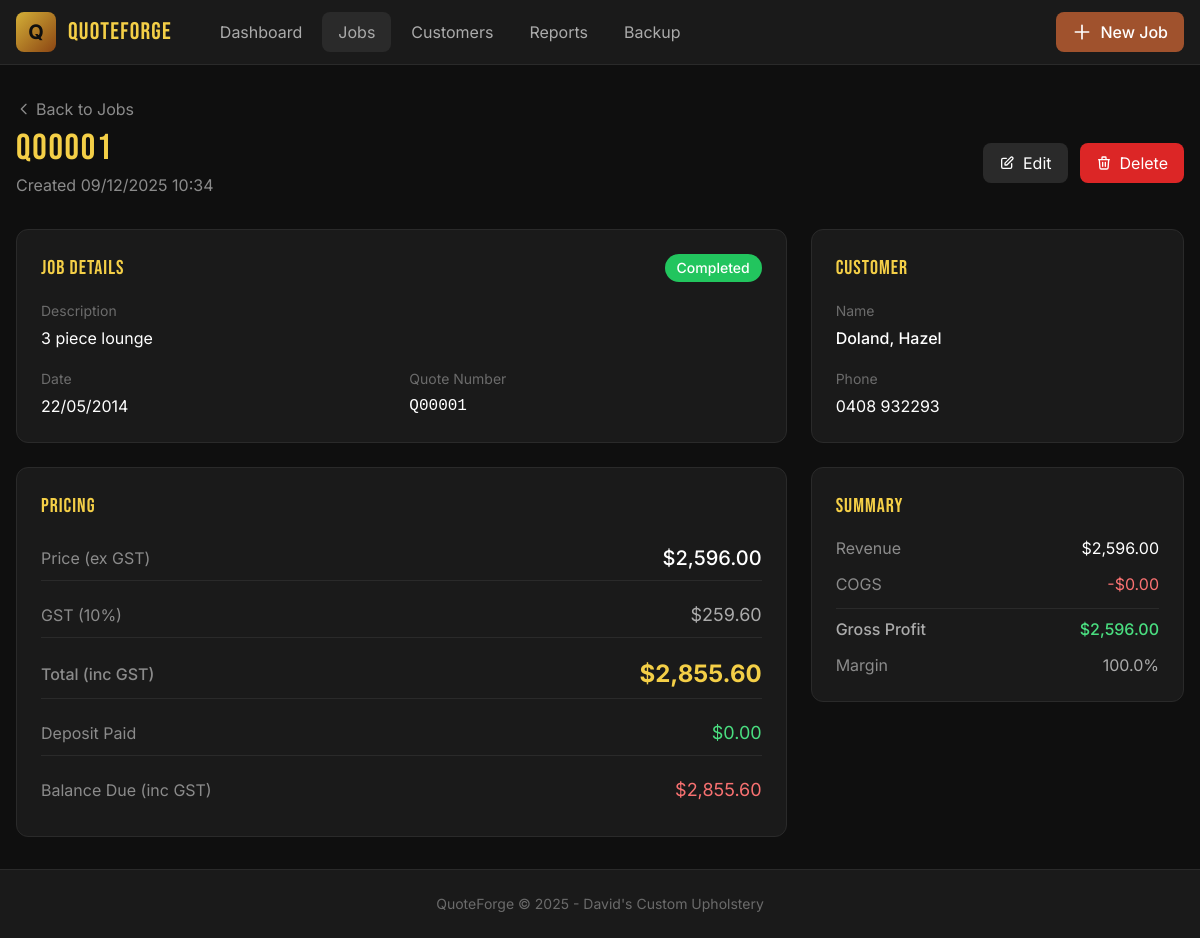
Screenshot of /jobs/1 (signed in) with the database file from the repository.
### app.py (models this page shows)
class Job(db.Model):
    id = db.Column(db.Integer, primary_key=True)
    customer_id = db.Column(db.Integer, db.ForeignKey('customer.id'), nullable=False)
    quote_number = db.Column(db.String(50), unique=True)
    description = db.Column(db.Text)
    price = db.Column(db.Float, default=0)  # Price ex GST
    deposit = db.Column(db.Float, default=0)
    status = db.Column(db.String(50), default='quoted')
    notes = db.Column(db.Text)
    date = db.Column(db.Date, default=lambda: date.today())
    created_at = db.Column(db.DateTime, default=datetime.utcnow)
    materials = db.relationship('Material', backref='job', lazy=True, cascade='all, delete-orphan')
    @property
    def gst(self):
        return (self.price or 0) * GST_RATE
    @property
    def price_inc_gst(self):
        return (self.price or 0) * (1 + GST_RATE)
    @property
    def total_cogs(self):
        return sum(m.cost or 0 for m in self.materials)
    @property
    def gross_profit(self):
        return (self.price or 0) - self.total_cogs

class Customer(db.Model):
    id = db.Column(db.Integer, primary_key=True)
    name = db.Column(db.String(200), nullable=False)
    phone = db.Column(db.String(50))
    email = db.Column(db.String(200))
    address = db.Column(db.Text)
    jobs = db.relationship('Job', backref='customer', lazy=True)
    created_at = db.Column(db.DateTime, default=datetime.utcnow)

### app.py (the view)
@app.route('/jobs/<int:job_id>')
@login_required
def job_detail(job_id):
    job = Job.query.get_or_404(job_id)
    return render_template('job_detail.html', job=job)

### app.py (called while the page is built)
def login_required(f):
    @wraps(f)
    def decorated_function(*args, **kwargs):
        if not session.get('logged_in'):
            return redirect(url_for('login', next=request.url))
        return f(*args, **kwargs)
    return decorated_function

def get_financial_year(d):
    if d.month >= 7:
        return d.year
    return d.year - 1

@app.template_filter('currency')
def currency_filter(value):
    try:
        return f"${float(value):,.2f}"
    except:
        return "$0.00"

@app.template_filter('ausdate')
def ausdate_filter(value):
    if value:
        if isinstance(value, str):
            try:
                value = datetime.strptime(value, '%Y-%m-%d').date()
            except:
                return value
        return value.strftime('%d/%m/%Y')
    return ''

@app.template_filter('datetime')
def datetime_filter(value):
    if value:
        return value.strftime('%d/%m/%Y %H:%M')
    return ''

@app.context_processor
def utility_processor():
    return {
        'STATUS_LABELS': STATUS_LABELS,
        'STATUS_COLORS': STATUS_COLORS,
        'GST_RATE': GST_RATE,
        'today': date.today(),
        'current_fy': get_financial_year(date.today())
    }

@app.after_request
def set_security_headers(response):
    response.headers['X-Content-Type-Options'] = 'nosniff'
    response.headers['X-Frame-Options'] = 'DENY'
    response.headers['X-XSS-Protection'] = '1; mode=block'
    response.headers['Strict-Transport-Security'] = 'max-age=31536000; includeSubDomains'
    response.headers.pop('Server', None)
    return response

### templates/job_detail.html (shortened to what this page needs)
{% extends 'base.html' %}
{% block content %}
<div class="mb-8">
    <a href="{{ url_for('jobs') }}" class="text-workshop-400 hover:text-white transition mb-2 inline-flex items-center">
        <svg class="w-4 h-4 mr-1" fill="none" stroke="currentColor" viewBox="0 0 24 24"><path stroke-linecap="round" stroke-linejoin="round" stroke-width="2" d="M15 19l-7-7 7-7"></path></svg>
        Back to Jobs
    </a>
    <div class="flex items-center justify-between">
        <div>
            <h1 class="font-display text-4xl tracking-wider text-brass-400">{{ job.quote_number }}</h1>
            <p class="text-workshop-400 mt-1">Created {{ job.created_at|datetime }}</p>
        </div>
        <div class="flex items-center space-x-3">
            <a href="{{ url_for('job_edit', job_id=job.id) }}" class="px-4 py-2 bg-workshop-700 hover:bg-workshop-600 rounded-lg transition flex items-center space-x-2">
                <svg class="w-4 h-4" fill="none" stroke="currentColor" viewBox="0 0 24 24"><path stroke-linecap="round" stroke-linejoin="round" stroke-width="2" d="M11 5H6a2 2 0 00-2 2v11a2 2 0 002 2h11a2 2 0 002-2v-5m-1.414-9.414a2 2 0 112.828 2.828L11.828 15H9v-2.828l8.586-8.586z"></path></svg>
                <span>Edit</span>
            </a>
            <form action="{{ url_for('job_delete', job_id=job.id) }}" method="POST" onsubmit="return confirm('Delete this job?');">
                <button type="submit" class="px-4 py-2 bg-red-600 hover:bg-red-500 rounded-lg transition flex items-center space-x-2">
                    <svg class="w-4 h-4" fill="none" stroke="currentColor" viewBox="0 0 24 24"><path stroke-linecap="round" stroke-linejoin="round" stroke-width="2" d="M19 7l-.867 12.142A2 2 0 0116.138 21H7.862a2 2 0 01-1.995-1.858L5 7m5 4v6m4-6v6m1-10V4a1 1 0 00-1-1h-4a1 1 0 00-1 1v3M4 7h16"></path></svg>
                    <span>Delete</span>
                </button>
            </form>
        </div>
    </div>
</div>
<div class="grid grid-cols-1 lg:grid-cols-3 gap-6">
    <div class="lg:col-span-2 space-y-6">
        <div class="bg-workshop-800 rounded-xl p-6 border border-workshop-700">
            <div class="flex items-center justify-between mb-4">
                <h2 class="font-display text-xl tracking-wider text-brass-400">JOB DETAILS</h2>
                <span class="px-3 py-1 rounded-full text-sm font-medium {{ STATUS_COLORS[job.status] }} text-white">{{ STATUS_LABELS[job.status] }}</span>
            </div>
            <div class="space-y-4">
                <div>
                    <label class="text-workshop-500 text-sm">Description</label>
                    <p class="text-white mt-1">{{ job.description or 'No description' }}</p>
                </div>
                <div class="grid grid-cols-2 gap-4">
                    <div>
                        <label class="text-workshop-500 text-sm">Date</label>
                        <p class="text-white mt-1">{{ job.date|ausdate }}</p>
                    </div>
                    <div>
                        <label class="text-workshop-500 text-sm">Quote Number</label>
                        <p class="text-white mt-1 font-mono">{{ job.quote_number }}</p>
                    </div>
                </div>
            </div>
        </div>
        <div class="bg-workshop-800 rounded-xl p-6 border border-workshop-700">
            <h2 class="font-display text-xl tracking-wider text-brass-400 mb-4">PRICING</h2>
            <div class="space-y-3">
                <div class="flex justify-between items-center py-2 border-b border-workshop-700">
                    <span class="text-workshop-400">Price (ex GST)</span>
                    <span class="text-xl font-medium text-white">{{ job.price|currency }}</span>
                </div>
                <div class="flex justify-between items-center py-2 border-b border-workshop-700">
                    <span class="text-workshop-400">GST (10%)</span>
                    <span class="text-lg text-workshop-300">{{ job.gst|currency }}</span>
                </div>
                <div class="flex justify-between items-center py-2 border-b border-workshop-700">
                    <span class="text-workshop-400 font-medium">Total (inc GST)</span>
                    <span class="text-2xl font-bold text-brass-400">{{ job.price_inc_gst|currency }}</span>
                </div>
                <div class="flex justify-between items-center py-2 border-b border-workshop-700">
                    <span class="text-workshop-400">Deposit Paid</span>
                    <span class="text-lg text-green-400">{{ job.deposit|currency }}</span>
                </div>
                <div class="flex justify-between items-center py-2">
                    <span class="text-workshop-400">Balance Due (inc GST)</span>
                    <span class="text-lg {% if job.price_inc_gst - job.deposit > 0 %}text-red-400{% else %}text-green-400{% endif %}">{{ (job.price_inc_gst - job.deposit)|currency }}</span>
                </div>
            </div>
        </div>
    </div>
    <div class="space-y-6">
        <div class="bg-workshop-800 rounded-xl p-6 border border-workshop-700">
            <h2 class="font-display text-xl tracking-wider text-brass-400 mb-4">CUSTOMER</h2>
            <div class="space-y-4">
                <div>
                    <label class="text-workshop-500 text-sm">Name</label>
                    <p class="text-white mt-1 font-medium">
                        <a href="{{ url_for('customer_detail', customer_id=job.customer.id) }}" class="hover:text-brass-400 transition">{{ job.customer.name }}</a>
                    </p>
                </div>
                {% if job.customer.phone %}
                <div>
                    <label class="text-workshop-500 text-sm">Phone</label>
                    <p class="text-white mt-1">
                        <a href="tel:{{ job.customer.phone }}" class="hover:text-brass-400 transition">{{ job.customer.phone }}</a>
                    </p>
                </div>
                {% endif %}
            </div>
        </div>
        <div class="bg-workshop-800 rounded-xl p-6 border border-workshop-700">
            <h2 class="font-display text-xl tracking-wider text-brass-400 mb-4">SUMMARY</h2>
            <div class="space-y-3">
                <div class="flex justify-between">
                    <span class="text-workshop-400">Revenue</span>
                    <span class="text-white">{{ job.price|currency }}</span>
                </div>
                <div class="flex justify-between">
                    <span class="text-workshop-400">COGS</span>
                    <span class="text-red-400">-{{ job.total_cogs|currency }}</span>
                </div>
                <div class="flex justify-between pt-2 border-t border-workshop-700">
                    <span class="text-workshop-300 font-medium">Gross Profit</span>
                    <span class="text-green-400 font-medium">{{ job.gross_profit|currency }}</span>
                </div>
                {% if job.price > 0 %}
                <div class="flex justify-between">
                    <span class="text-workshop-400">Margin</span>
                    <span class="text-workshop-300">{{ ((job.gross_profit / job.price) * 100)|round(1) }}%</span>
                </div>
                {% endif %}
            </div>
        </div>
    </div>
</div>
{% endblock %}

### templates/base.html (style rules this page uses)
body { font-family: 'Inter', sans-serif; }
.font-display { font-family: 'Bebas Neue', sans-serif; }

### rows the page displays
Job: quote_number "Q00001", created_at "09/12/2025 10:34", status "Completed", description "3 piece lounge", date|ausdate "22/05/2014", price "$2,596.00", gst "$259.60", price_inc_gst "$2,855.60", deposit "$0.00", (job.price_inc_gst-job.deposit)|currency "$2,855.60", gross_profit "$2,596.00", ((job.gross_profit/job.price)*100)|round(1) "100.0"
Customer: customer.name "Doland, Hazel", customer.phone "0408 932293"

### other values shown
{{ job.total_cogs|currency }} "$0.00"
